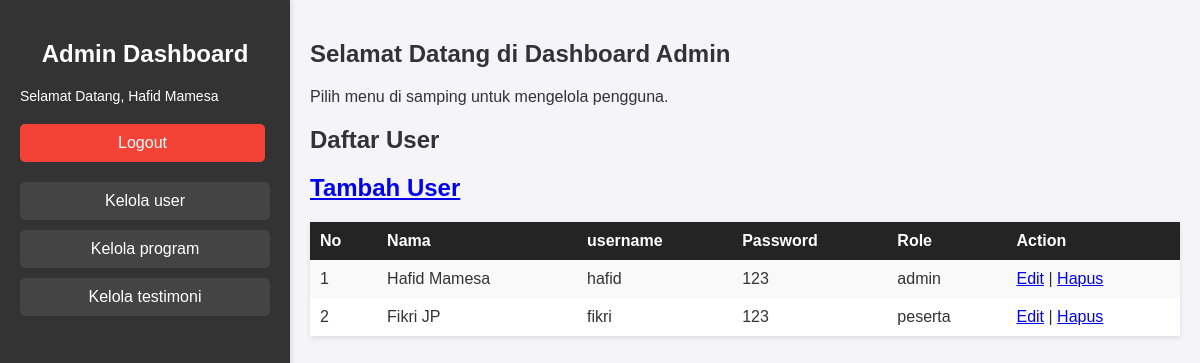
The app's page /admin/manage_users.php (signed in) with its own data.
### tables this page shows
CREATE TABLE `user` (
  `id` int(32) NOT NULL,
  `nama` varchar(255) DEFAULT NULL,
  `username` varchar(64) NOT NULL,
  `password` varchar(16) NOT NULL,
  `role` enum('peserta','admin','','') NOT NULL
);

### admin/manage_users.php (the view, shortened to what this page needs)
<?php
    include'../config/config.php';
    $sql = "SELECT * FROM user";
    $stmt = $pdo->query($sql);
    $users = $stmt->fetchAll(PDO::FETCH_ASSOC);
?>
<!DOCTYPE html>
<html lang="en">
<head>
    <link rel="stylesheet" href="../css/dashboard_admin.css">
</head>
<body>
    <div class="container">
        <div class="sidebar">
            <h2>Admin Dashboard</h2>
            <p>Selamat Datang, <?php echo $_SESSION['nama']; ?></p>
            <a href="../config/logout.php" class="logout-btn">Logout</a>
            <div class="sidebar-manage">
            <a href="manage_users.php" class="manage-users-btn">Kelola user</a>
            <a href="manage_courses.php" class="manage-courses-btn">Kelola program</a>
            <a href="manage_testimoni.php" class="manage-courses-btn">Kelola testimoni</a>
            </div>
        </div>
        <div class="main-content">
            <h2>Selamat Datang di Dashboard Admin</h2>
            <p>Pilih menu di samping untuk mengelola pengguna.</p>
            <h2>Daftar User</h2>
            <h2><a href="tools/create_user.php">Tambah User</a></h2>
            <table>
                <tr>
                    <th>No</th>
                    <th>Nama</th>
                    <th>username</th>
                    <th>Password</th>
                    <th>Role</th>
                    <th>Action</th>
                </tr>
                <?php foreach ($users as $index => $user): ?>
                <tr>
                    <td><?= $index + 1; ?></td>
                    <td><?= htmlspecialchars($user['nama']); ?></td>
                    <td><?= htmlspecialchars($user['username']); ?></td>
                    <td><?= htmlspecialchars($user['password']); ?></td>
                    <td><?= htmlspecialchars($user['role']); ?></td>
                    <td>
                        <a href="tools/edit_user.php?id=<?= $user['id']; ?>">Edit</a> |
                        <a href="tools/delete_user.php?id=<?= $user['id']; ?>" onclick="return confirm('Yakin ingin menghapus?')">Hapus</a>
                    </td>
                </tr>
                <?php endforeach; ?>
            </table>
        </div>
    </div>
</body>
</html>

### css/dashboard_admin.css (style rules this page uses)
body { margin: 0; font-family: Arial, sans-serif; background-color: #f4f4f9; color: #333; }
.container { display: flex; min-height: 100vh; }
.sidebar { width: 250px; background: #333333; color: white; padding: 20px; box-shadow: 2px 0 5px rgba(0, 0, 0, 0.1); }
.sidebar h2 { text-align: center; margin-bottom: 20px; }
.sidebar p { font-size: 14px; margin: 10px 0; }
.sidebar .logout-btn { display: block; width: 90%; background-color: #f44336; color: white; text-align: center; padding: 10px; margin-top: 20px; border: none; border-radius: 5px; text-decoration: none; }
.sidebar-manage { margin-top: 20px; display: flex; flex-direction: column; gap: 10px; }
.sidebar-manage a { display: block; background-color: #444444; color: white; text-align: center; padding: 10px; text-decoration: none; border-radius: 5px; transition: background-color 0.3s ease; }
.main-content { flex: 1; padding: 20px; }
.main-content h2 { margin-bottom: 20px; }
table { width: 100%; border-collapse: collapse; background: #fff; box-shadow: 0 2px 5px rgba(0, 0, 0, 0.1); }
table th, table td { text-align: left; padding: 10px; }
table th { background-color: #242424; color: white; }
table tr:nth-child(even) { background-color: #f9f9f9; }

### records on screen
user: nama "Hafid Mamesa", username "hafid", password "123", role "admin"
user: nama "Fikri JP", username "fikri", password "123", role "peserta"

### other values on screen
$_SESSION['nama'] "Hafid Mamesa"
